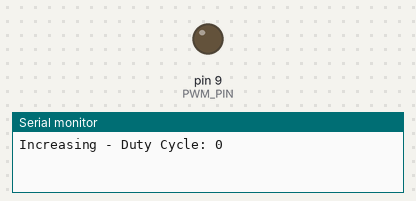
A sketch run on a simulated Arduino Uno, built with avr-gcc and run on an emulated ATmega328P. Parts: output pins drawn as LEDs (lit = HIGH), the last lines printed to the serial monitor.

Above: at 0.1 s.
At 37.1 s:
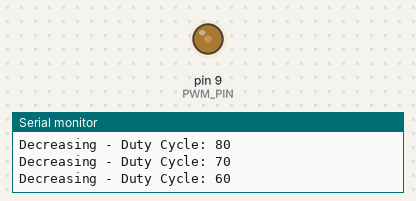
Timing chart, 0 to 40.0 s (numbered marks = the images above):
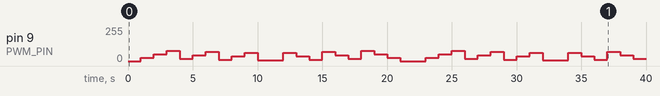

The sketch:

pwm_signals.ino
```cpp
#define PWM_PIN 9  // OC1A - Timer1 PWM Output

int duty = 0; // Initial duty cycle percentage

void setup() {
  pinMode(PWM_PIN, OUTPUT);

  Serial.begin(9600);

  // Stop Timer1
  TCCR1A = 0;
  TCCR1B = 0;
  TCNT1 = 0;

  // Set Fast PWM mode using ICR1 as TOP (Mode 14)
  TCCR1A |= (1 << COM1A1);
  TCCR1A |= (1 << WGM11);
  TCCR1B |= (1 << WGM13) | (1 << WGM12);

  ICR1 = 1999; // 1 kHz
  OCR1A = (duty * ICR1) / 100;

  TCCR1B |= (1 << CS11);  // Prescaler = 8
}


void loop() {
  // Increase duty cycle
  for (duty = 0; duty <= 100; duty += 10) {
    OCR1A = (duty * ICR1) / 100;

    // Log to Serial Monitor
    Serial.print("Increasing - Duty Cycle: ");
    Serial.println(duty);

    delay(1000);
  }

  // Decrease duty cycle
  for (duty = 100; duty >= 0; duty -= 10) {
    OCR1A = (duty * ICR1) / 100;

    // Log to Serial Monitor
    Serial.print("Decreasing - Duty Cycle: ");
    Serial.println(duty);

    delay(1000);
  }
}
```

Measured:
- by itself, pin 9 (PWM_PIN): 0/255 → 25/255 at 1.0 s, → 51/255 1.0 s later, → 76/255 1.0 s later, → 18/255 1.0 s later, … (36 changes in this stretch)
